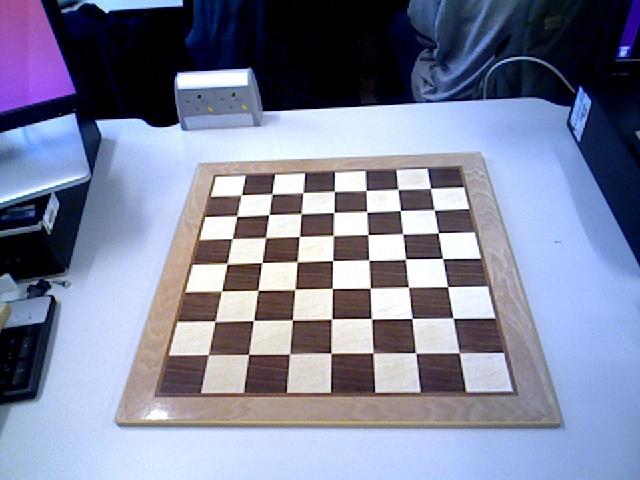
#> input picture emptyBoard.jpg, 640 x 480 px, found by its file name
$ python contourCentreDetection.py   (older library calls are emulated)
#> lines starting #> are read from the running program, lines starting #| are printed output that depends on the picture; after the words box and inside, x2 and y2 are one past the last pixel; in counts of white or black regions, pixels touching at a corner belong together
import numpy as np
import cv2

img = cv2.imread('emptyBoard.jpg',1)
#> img is the input picture: shape (480, 640, 3); mean B, G, R 156.2, 131.5, 126
gray = cv2.cvtColor(img, cv2.COLOR_RGB2GRAY)
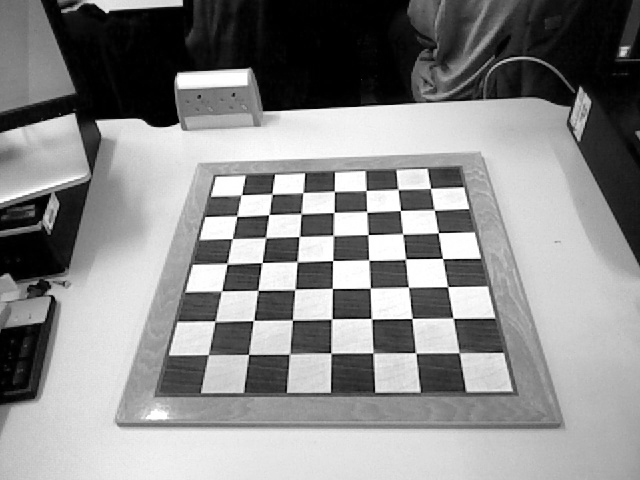
#> gray: shape (480, 640); min 0, max 255, mean 138.3
thresh = cv2.adaptiveThreshold(gray, 255, cv2.ADAPTIVE_THRESH_GAUSSIAN_C, cv2.THRESH_BINARY, 115, 1)
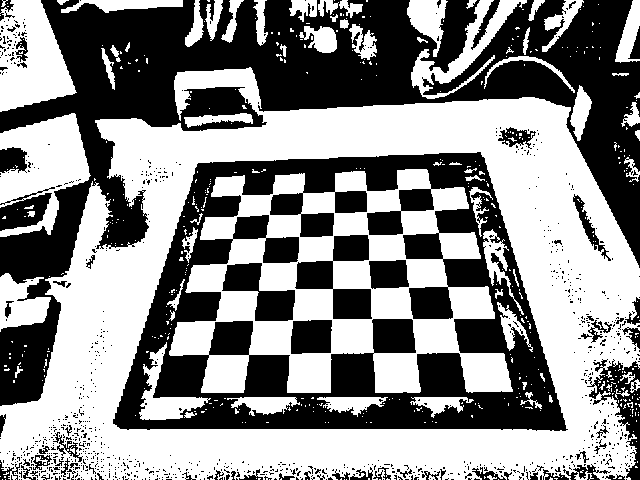
#> thresh: shape (480, 640); 54.1% white; 975 black regions (907 under 20 px)
cv2.imshow("Binary", thresh)

_, contours, hierarchy = cv2.findContours(thresh, cv2.RETR_TREE, cv2.CHAIN_APPROX_SIMPLE)
#> contours = 1589 contours, 1469 with area under 20; largest, box (x1, y1, x2, y2) and area: (0, 67, 640, 480) 201285, (112, 151, 569, 432) 101204, (169, 169, 513, 393) 50062, (0, 113, 91, 237) 5962, (0, 0, 77, 112) 5852

img2 = img.copy()
index = -1
thickness = 4
color = (255, 0, 255)

objects = np.zeros([img.shape[0], img.shape[1],3], 'uint8')
for c in contours:
    cv2.drawContours(objects, [c], -1, color, -1)

    area = cv2.contourArea(c)
    perimeter = cv2.arcLength(c, True)
    if area > 200:
        M = cv2.moments(c)
        cx = int( M['m10']/M['m00'])
        cy = int( M['m01']/M['m00'])
        #cv2.circle(objects, (cx,cy), 4, (0,0,255), -1)
        cv2.drawContours(objects, [c], -1, color, -1)

    print("Area: {}, perimeter: {}".format(area,perimeter))
#> this loop made 1589 passes
#> (area, perimeter, cx, cy) on passes 119, 174, 176, 216, 223, 627, 763, 1083, 1138, 1193, 1197, 1204: (1778.5, 275.3, 19, 303), (450, 172.2, 217, 118), (5961.5, 609.1, 43, 165), (596, 132.6, 580, 111), (201285, 4521.6, 339, 301), (218, 96.91, 41, 461), (282, 197, 68, 446), (595, 239.3, 588, 226), (101204.5, 1377.4, 340, 303), (509.5, 227.2, 439, 402), (647.5, 229.1, 351, 402), (697.5, 247.6, 265, 403)
#> (area, perimeter) on pass 1498: (616, 229.6)
#| Area: 0.0, perimeter: 0.0
#| Area: 0.0, perimeter: 2.0
#| Area: 0.0, perimeter: 0.0
#| Area: 0.0, perimeter: 0.0
#| Area: 0.0, perimeter: 0.0
#| Area: 0.0, perimeter: 0.0
#| Area: 0.0, perimeter: 0.0
#| Area: 0.0, perimeter: 0.0
#> (further printed lines are left out)
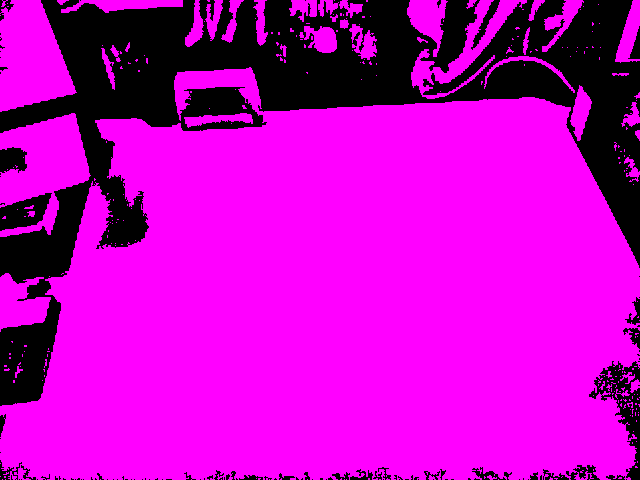
#> objects: shape (480, 640, 3); mean of channels 0, 1, 2 192.2, 0, 192.2; drawn as B, G, R

cv2.imshow("Contours",objects)

cv2.waitKey(0)
cv2.destroyAllWindows()

$ run again, with DSC_0026.JPG copied over emptyBoard.jpg
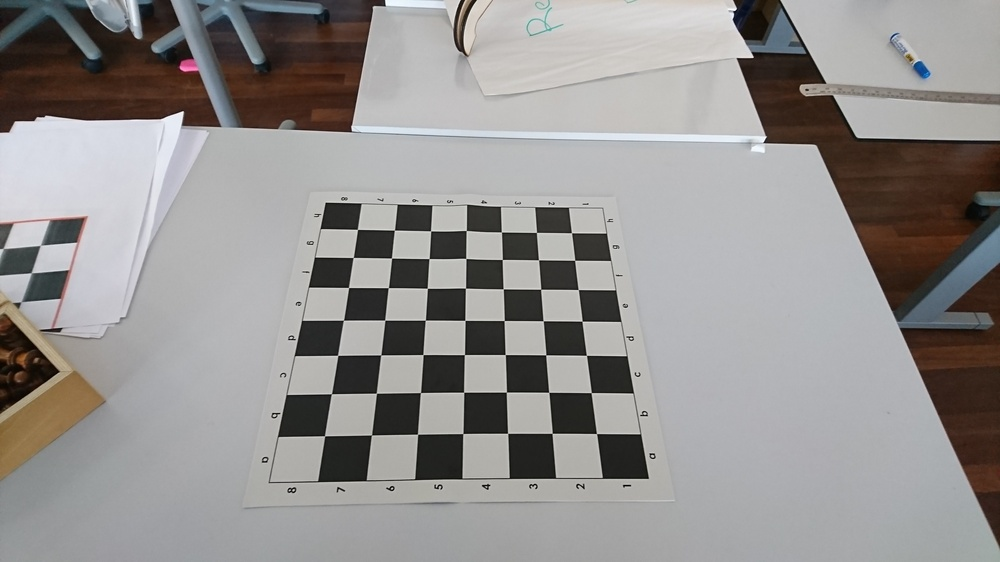
#> input picture DSC_0026.JPG, 1000 x 562 px, shrunk from 3840 x 2160 before the run, found by its file name
#> img is the input picture: shape (562, 1000, 3); mean B, G, R 144.1, 145.3, 147.8
#> `thresh = cv2.adaptiveThreshold(gray, 255, cv2.ADAPTIVE_THRESH_GAUSSIAN..`:
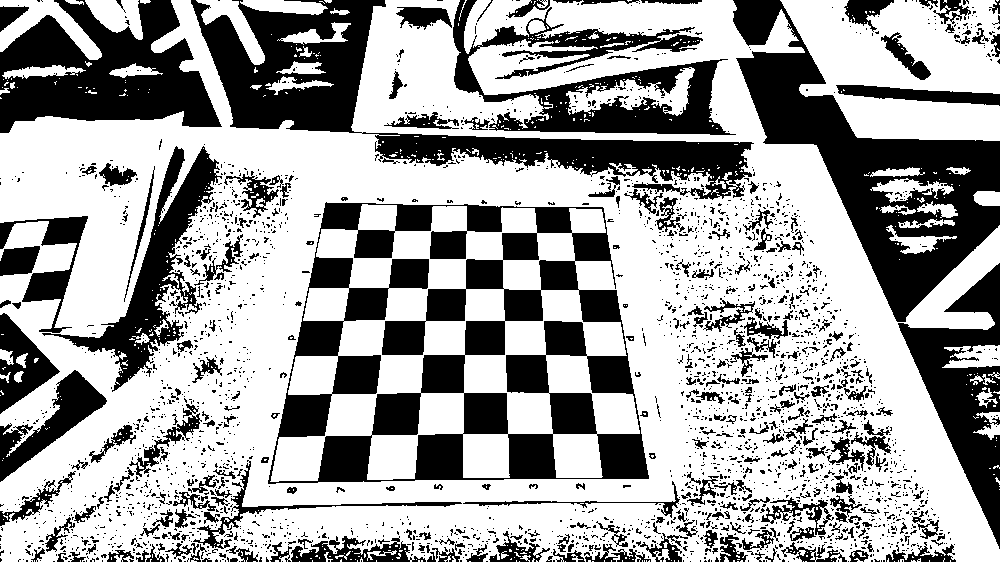
#> thresh: shape (562, 1000); 63.3% white; 2724 black regions (2405 under 20 px)
#> contours = 4014 contours, 3480 with area under 20; largest, box (x1, y1, x2, y2) and area: (0, 0, 1000, 562) 411392, (267, 201, 650, 485) 23002, (780, 0, 1000, 141) 21772, (361, 131, 755, 201) 11700, (41, 145, 223, 393) 10277
#> the loop `for c in contours:` made 4014 passes
#> (area, perimeter, cx, cy) on passes 149, 188, 202, 219, 225, 229, 254, 340: (271.5, 177.9, 990, 424), (827, 294.3, 976, 356), (555.5, 239.7, 916, 242), (295.5, 141, 939, 209), (324.5, 73.56, 987, 197), (783.5, 342.6, 907, 188), (263.5, 135.2, 897, 172), (350, 190.9, 294, 84)
#> (printed output is left out)
#> after the loop `for c in contours:`:
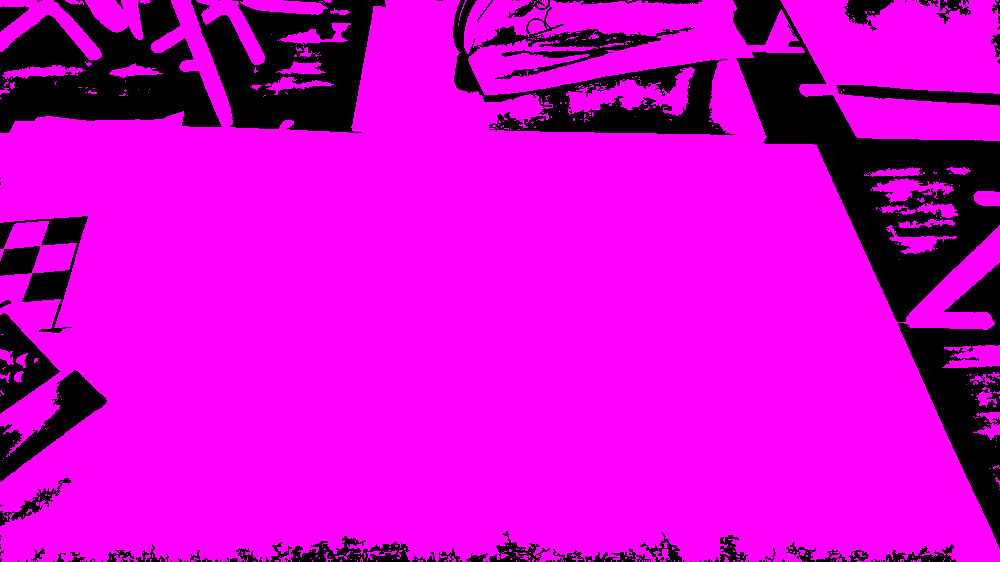
#> objects: shape (562, 1000, 3); mean of channels 0, 1, 2 207.3, 0, 207.3; drawn as B, G, R
